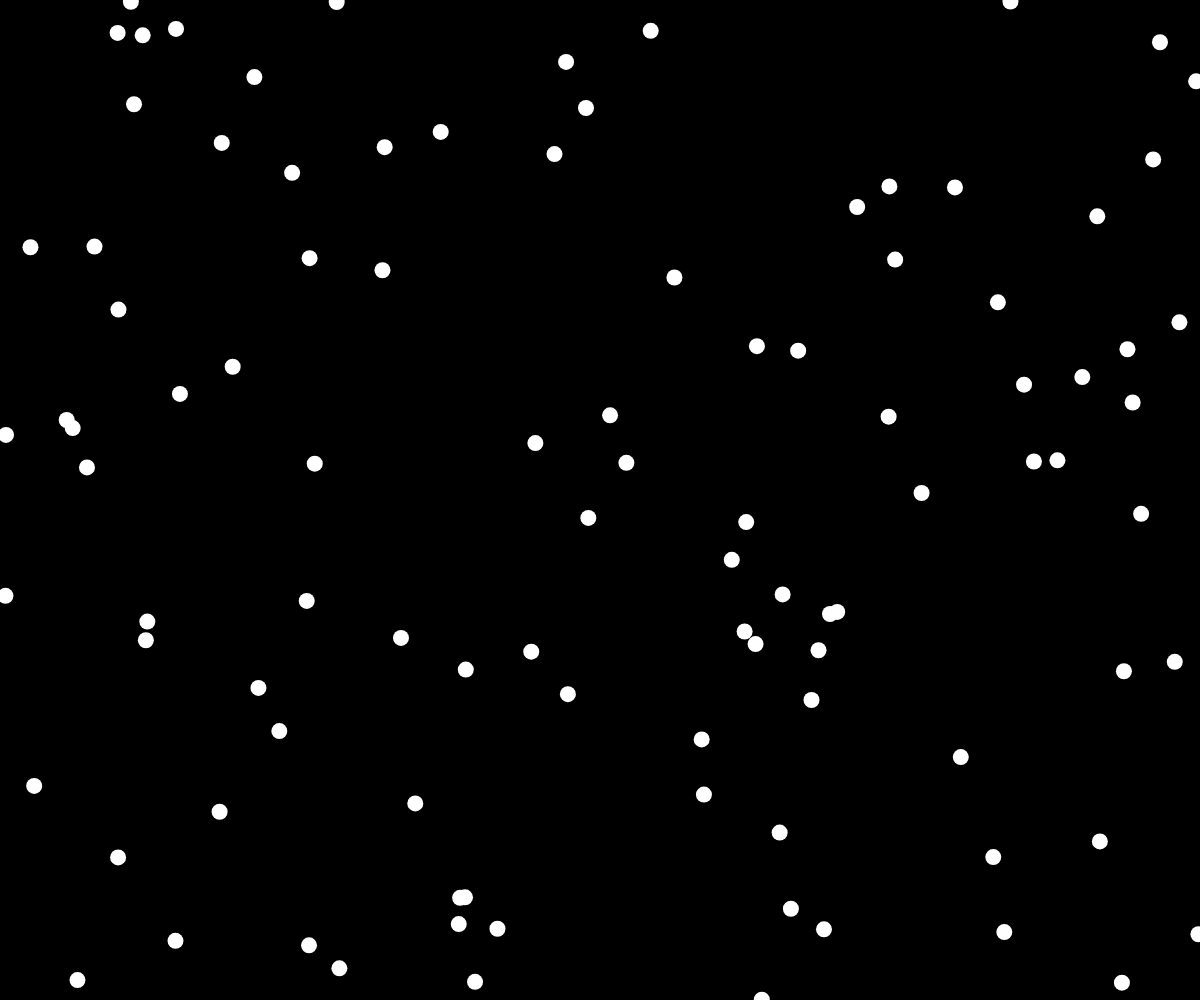
Frame 1 (no input)
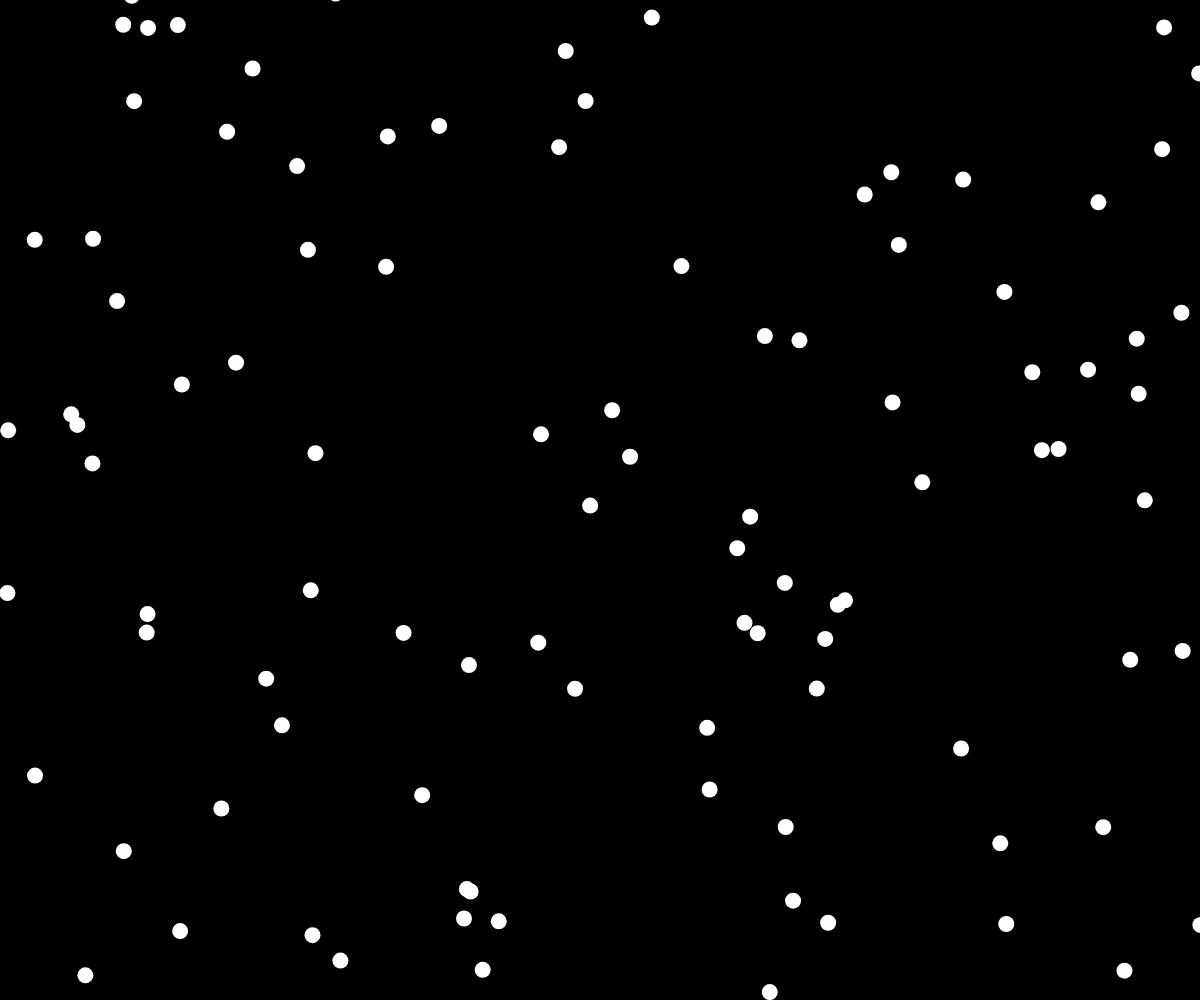
Frame 60 (no input)
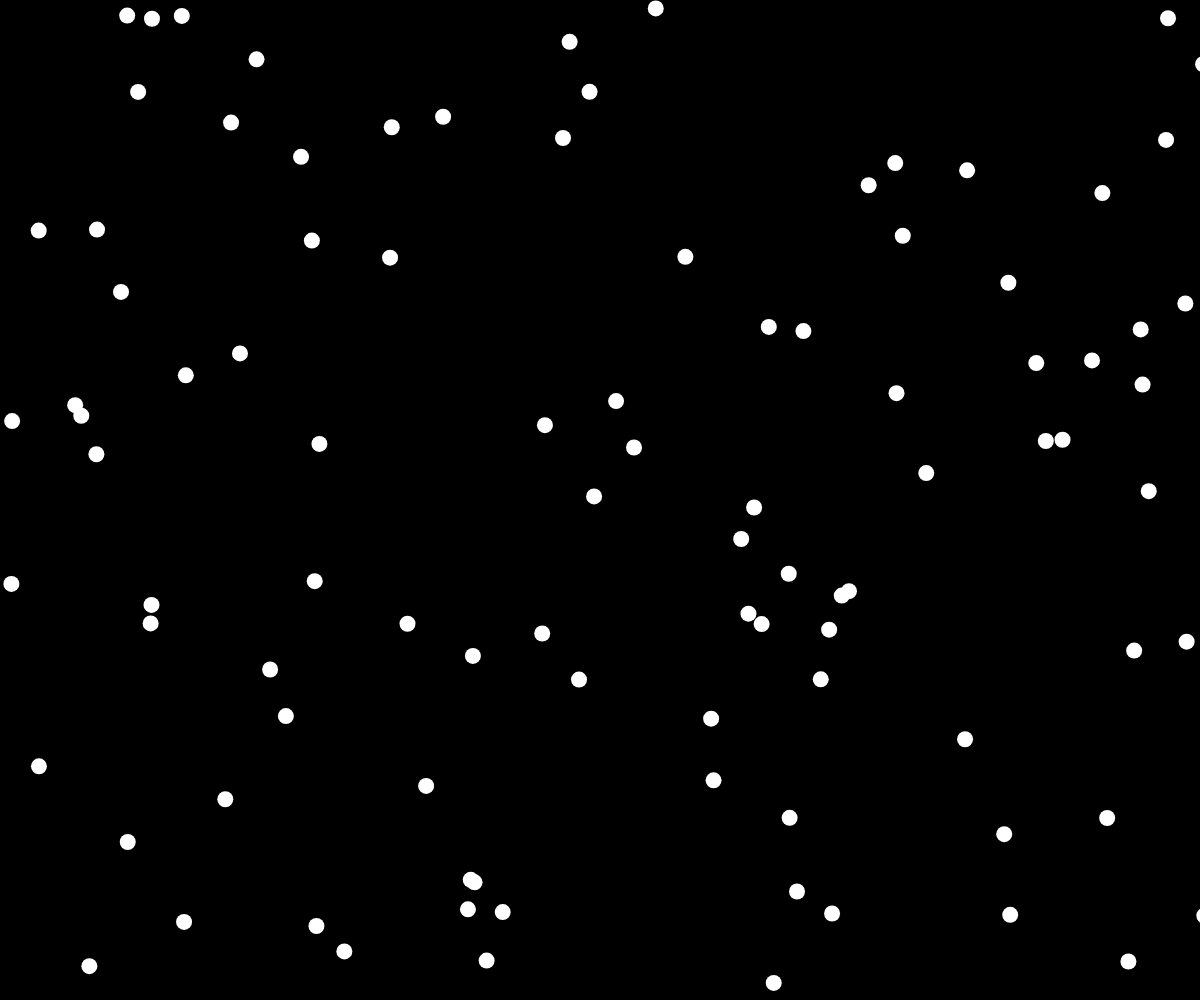
Frame 120 (the mouse pressed at the canvas centre since frame 60)

The p5.js sketch that drew these frames (run headless with seeded random() and noise() and a simulated clock; from frame 60 on, the mouse is pressed at the canvas centre):

// p5.js sketch
// ── sketch.js
class Boid {
    constructor() {
        this.position = createVector(random(width), random(height));
        this.velocity = p5.Vector.random2D();
        this.velocity.setMag(random(2, 5));
        this.acceleration = createVector();
    }

    update() {
        this.position.add(this.velocity);
        this.velocity.add(this.acceleration);
        this.acceleration.mult(0);
    }

    align(boids = []) {
        let steering = createVector();
        const perception = 500;
        let totalInPerception = 0;
        for (const otherBoid of boids) {
            const distance = dist(this.position.x, this.position.y, otherBoid.position.x, otherBoid.position.y);
            if (otherBoid != this && distance < perception) {
                steering.add(otherBoid.velocity);
                totalInPerception++;
            }
        }
        if (totalInPerception > 0) {
            steering.div(totalInPerception);
            steering.sub(this.velocity);
        }

        return steering
    }

    flock(boids) {
        this.acceleration = this.align(boids);
    }

    show() {
        strokeWeight(16);
        stroke(255);
        point(this.position.x, this.position.y);
    }
}

const flock = []

function setup() {
    createCanvas(window.innerWidth, window.innerHeight);
    for (let i = 0; i < 100; i++) {
        flock.push(new Boid());
    }
}


function draw() {
    background(0);
    flock.forEach(boid => {
        boid.flock(flock);
        boid.show()
        boid.update();
    });
}
